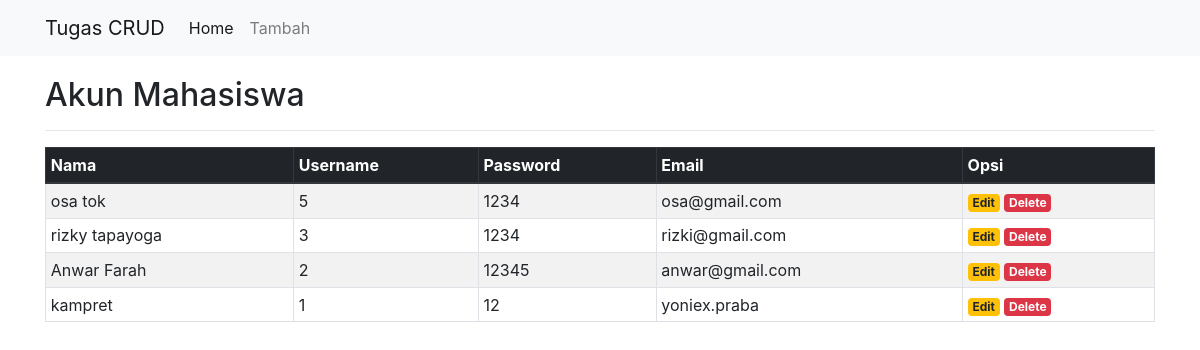
The page / on the database its author committed.
### tables this page shows
CREATE TABLE `mahasiswa` (
  `nama` varchar(50) NOT NULL,
  `username` int(25) NOT NULL,
  `password` varchar(30) NOT NULL,
  `email` varchar(50) NOT NULL
);

### index.php (the view, shortened to what this page needs)
<?php
include('config.php');
?>
<!DOCTYPE html>
<html lang="en">
<head>
    <link rel="stylesheet" href="https://stackpath.bootstrapcdn.com/bootstrap/4.1.3/css/bootstrap.min.css">
</head>
<body>
    <nav class="navbar navbar-expand-lg navbar-light bg-light">
        <div class="container">
            <a class="navbar-brand" href="#">Tugas CRUD</a>
            <div class="collapse navbar-collapse" id="navbarSupportedContent">
				<ul class="navbar-nav mr-auto">
					<li class="nav-item active">
						<a class="nav-link" href="index.php">Home</a>
					</li>
					<li class="nav-item">
						<a class="nav-link" href="tambah.php">Tambah</a>
					</li>
				</ul>
			</div>
        </div>
    </nav>
    <div class="container" style="margin-top:20px">
		<h2>Akun Mahasiswa</h2>
		<hr>
		<table class="table table-striped table-hover table-sm table-bordered">
			<thead class="thead-dark">
				<tr>
					<th>Nama</th>
					<th>Username</th>
					<th>Password</th>
					<th>Email</th>
                    <th>Opsi</th>
				</tr>
			</thead>
            <tbody>
                <?php
                    $sql = mysqli_query($koneksi, "SELECT * FROM mahasiswa ORDER BY username DESC") or die(mysqli_error($koneksi));
                    if(mysqli_num_rows($sql) > 0){
                        while($data = mysqli_fetch_assoc($sql)){
                            echo '
                            <tr>
                                <td>'.$data['nama'].'</td>
                                <td>'.$data['username'].'</td>
                                <td>'.$data['password'].'</td>
                                <td>'.$data['email'].'</td>
                                <td>
                                    <a href="edit.php?username='.$data['username'].'" class="badge badge-warning">Edit</a>
                                    <a href="delete.php?username='.$data['username'].'" class="badge badge-danger" onclick="return confirm(\'Yakin ingin menghapus data?\')">Delete</a>
                                </td>
                            </tr>
                            ';
                        }
                    }else{
                        echo '
                        <tr>
                            <td colspan="6">Tidak Ada Data</td>
                        </tr>
                        ';
                    }
                ?>
            </tbody>
        </table>
    </div>
</body>
</html>

### rows shown on the page
mahasiswa: nama "osa tok", username "5", password "1234", email "osa@gmail.com"
mahasiswa: nama "rizky tapayoga", username "3", password "1234", email "rizki@gmail.com"
mahasiswa: nama "Anwar Farah", username "2", password "12345", email "anwar@gmail.com"
mahasiswa: nama "kampret", username "1", password "12", email "yoniex.praba"
